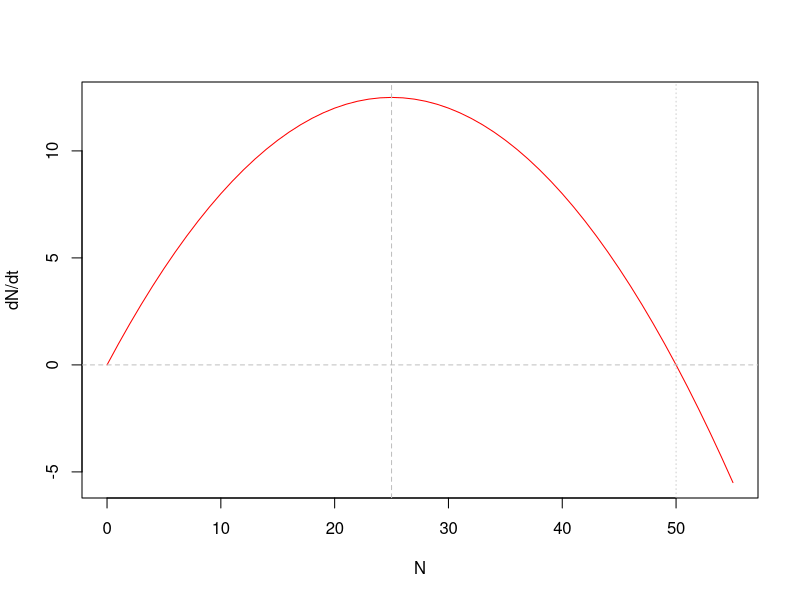

This figure's R source: (Note: this script raises an error after producing the figure.)
## ---- chunk 1
N <- 0:55
K <- 50
r <- 1
dN <- r*N - r*N^2/K
plot(N, dN, type = "l", col = "red", ylab = "dN/dt")
abline(h = 0, col = "grey", lty = 2)
abline(v = 25, col = "grey", lty = 2)
abline(v = 50, col = "grey", lty = 3, lwd = 0.75)
## ---- chunk 2
knitr::include_graphics("Unidad-IV/Puntos-equilibrio.png")
## ---- chunk 3
#Parámetros
dt <- 1
r <- 0.5
K <- 50

# Variables
N <- numeric(25)
dN <- numeric(25)

# Valores iniciales
N[1] <- 1
dN[1] <- r*N[1] * (1 - N[1]/K)

# Integración
for(t in 2:25){
    N[t] <- N[t-1] + dN[t-1] * dt
    dN[t] <- r*N[t] * (1 - N[t]/K)
}
## ---- chunk 4
plot(1:t, N, type = "l", col = "red", xlab = "Tiempo")
## ---- chunk 5
dt <- 1
r <- 0.5
K <- 50

# Variables
N <- numeric(25)
dN <- numeric(25)

E <- 0.01

# Valores iniciales
N[1] <- 0 + 0.01
dN[1] <- r*N[1] * (1 - N[1]/K)

# Integración
for(t in 2:25){
    N[t] <- N[t-1] + dN[t-1] * dt
    dN[t] <- r*N[t] * (1 - N[t]/K)
}

#Almacenamos el resultado con la condición inicial N=0+E en otro objeto N0
N0 <- N

#Repetimos para N=K+E
N <- numeric(25)
dN <- numeric(25)

N[1] <- K + 0.01
dN[1] <- r*N[1] * (1 - N[1]/K)

# Integración
for(t in 2:25){
    N[t] <- N[t-1] + dN[t-1] * dt
    dN[t] <- r*N[t] * (1 - N[t]/K)
}

NK <- N
## ---- chunk 6
par(mfrow = c(1, 2))
plot(1:t, N0, type = "l", main = expression(N[0]), 
     xlab = "Tiempo", ylab = "N", col = "red", ylim = c(0, 50))
plot(1:t, NK, type = "l", main = expression(N[K]), 
     xlab = "Tiempo", ylab = "N", col = "red", ylim = c(0, 50))
